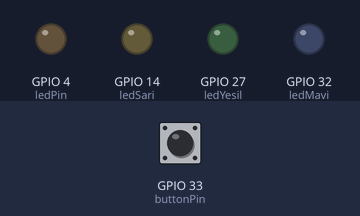
This sketch was run on a simulated ESP32. Parts: output pins drawn as LEDs (lit = HIGH). Dashed ring = blinking. Inputs (shaded band) come from the test bench; at power-on: GPIO 33 (buttonPin) HIGH.

Above: at 1.2 s.
1.3 s: GPIO 33 (buttonPin) pulled LOW for 1 s
At 1.4 s:
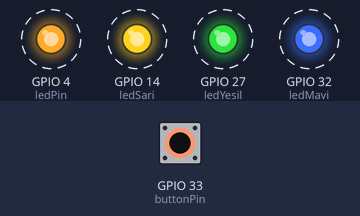
3.8 s: GPIO 33 (buttonPin) pulled LOW for 0.15 s
At 4.6 s:
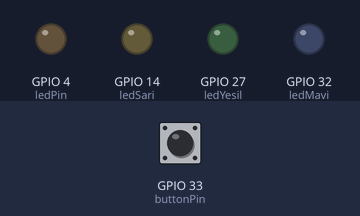
5.4 s: GPIO 33 (buttonPin) pulled LOW for 3.2 s
At 5.5 s:
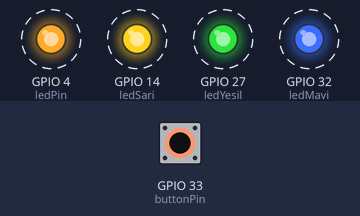
Timing chart, 0 to 9.9 s (numbered marks = the images above; inputs shaded):
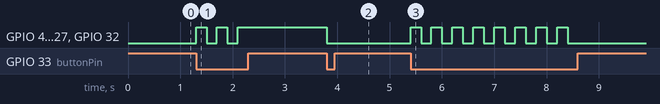

Measured:
- after the input at 1.3 s, GPIO 4 (ledPin), GPIO 14 (ledSari), GPIO 27 (ledYesil), GPIO 32 (ledMavi): alternates HIGH for 0.20 s and LOW for 0.20 s, 5 changes in all, then stays HIGH, starting at once
- after the input at 3.8 s, GPIO 4 (ledPin), GPIO 14 (ledSari), GPIO 27 (ledYesil), GPIO 32 (ledMavi): HIGH → LOW at once
- after the input at 5.4 s, GPIO 4 (ledPin), GPIO 14 (ledSari), GPIO 27 (ledYesil), GPIO 32 (ledMavi): alternates HIGH for 0.20 s and LOW for 0.20 s, 16 changes in all, then stays LOW, starting at once

The sketch:

evodevim1.ino
```cpp
#define ledPin 4
#define ledSari 14
#define ledYesil 27
#define ledMavi 32
const int buttonPin = 33;

bool ledac=false;

void setup() {

  pinMode(buttonPin,INPUT_PULLUP);
  pinMode(ledPin,OUTPUT);
  pinMode(ledSari,OUTPUT);
  pinMode(ledYesil,OUTPUT);
  pinMode(ledMavi,OUTPUT);


  digitalWrite(ledPin,   LOW);
  digitalWrite(ledSari,  LOW);
  digitalWrite(ledYesil, LOW);
  digitalWrite(ledMavi,  LOW);

}

void loop() {
if(digitalRead(buttonPin)==LOW){
  ledac= !ledac;

if(ledac==HIGH){
  digitalWrite(ledPin,HIGH);
  digitalWrite(ledSari,HIGH);
  digitalWrite(ledYesil,HIGH);
  digitalWrite(ledMavi,HIGH);
}
else{
  digitalWrite(ledPin,LOW);
  digitalWrite(ledSari,LOW);
  digitalWrite(ledYesil,LOW);
  digitalWrite(ledMavi,LOW);
}
delay(200);

}

}
```
